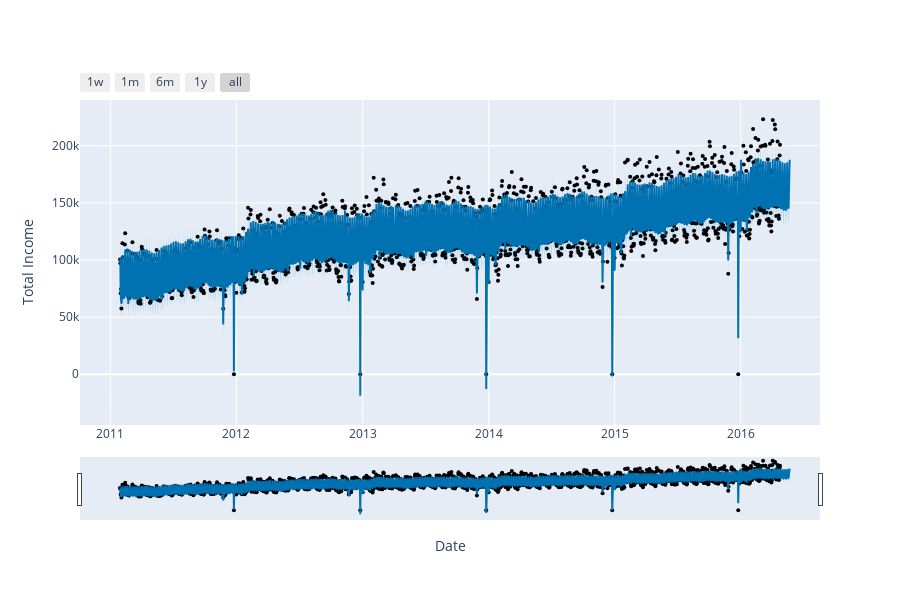

Notebook source saved alongside this figure:
### Code cell
# plotting data and the results
# it looks really small because we only predicted 28 days, but the plot can be zoomed in
fig = plot_plotly(model, forecast)
fig.update_xaxes(title = 'Date')
fig.update_yaxes(title = 'Total Income')
fig.show()

### Figure 1 — Plotly figure (JSON) as saved in the notebook; plotly's stock layout.template omitted (floating-point values rounded to 4 significant figures; data arrays with more than 128 entries replaced by an {"elided": "..."} marker saying what was removed)
{"data": [{"marker": {"color": "black", "size": 4}, "mode": "markers", "name": "Actual", "type": "scatter", "x": {"elided": "1913 str values"}, "y": {"elided": "1913 float values"}}, {"hoverinfo": "skip", "line": {"width": 0}, "mode": "lines", "type": "scatter", "x": {"elided": "1941 str values"}, "y": {"elided": "1941 float values"}}, {"fill": "tonexty", "fillcolor": "rgba(0, 114, 178, 0.2)", "line": {"color": "#0072B2", "width": 2}, "mode": "lines", "name": "Predicted", "type": "scatter", "x": {"elided": "1941 str values"}, "y": {"elided": "1941 float values"}}, {"fill": "tonexty", "fillcolor": "rgba(0, 114, 178, 0.2)", "hoverinfo": "skip", "line": {"width": 0}, "mode": "lines", "type": "scatter", "x": {"elided": "1941 str values"}, "y": {"elided": "1941 float values"}}], "layout": {"height": 600, "showlegend": false, "width": 900, "xaxis": {"rangeselector": {"buttons": [{"count": 7, "label": "1w", "step": "day", "stepmode": "backward"}, {"count": 1, "label": "1m", "step": "month", "stepmode": "backward"}, {"count": 6, "label": "6m", "step": "month", "stepmode": "backward"}, {"count": 1, "label": "1y", "step": "year", "stepmode": "backward"}, {"step": "all"}]}, "rangeslider": {"visible": true}, "title": {"text": "Date"}, "type": "date"}, "yaxis": {"title": {"text": "Total Income"}}}}
